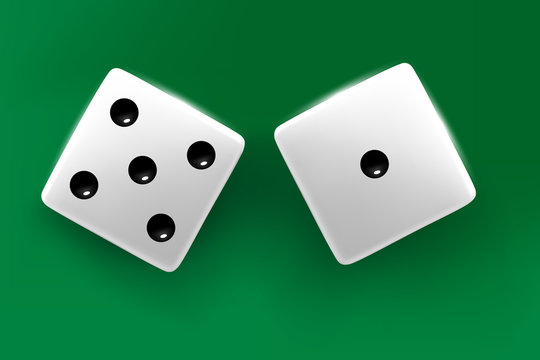
#> input picture 3.jpg, 540 x 360 px
$ jupyter execute dice3.ipynb
#> lines starting #> are read from the running program, lines starting #| are printed output that depends on the picture; after the words box and inside, x2 and y2 are one past the last pixel; in counts of white or black regions, pixels touching at a corner belong together
[cell 1]
import cv2
import matplotlib.pyplot as plt
import numpy as np

[cell 2]
original_img = cv2.imread("3.jpg")
#> original_img is the input picture: shape (360, 540, 3); mean B, G, R 89.9, 135.2, 52.7
gray_img = cv2.cvtColor(original_img, cv2.COLOR_BGR2GRAY)
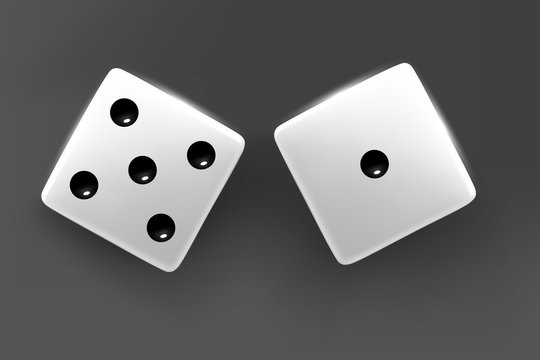
#> gray_img: shape (360, 540); min 0, max 255, mean 105.3
gray_img = cv2.medianBlur(gray_img, 15)

plt.imshow(gray_img, cmap="gray")

[cell 3]
thresh = cv2.adaptiveThreshold(gray_img, 255, cv2.ADAPTIVE_THRESH_MEAN_C, cv2.THRESH_BINARY, 401, 2)
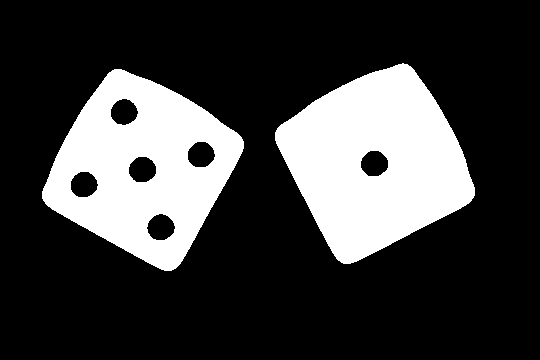
#> thresh: shape (360, 540); 24.4% white; 2 white regions
plt.imshow(thresh, cmap="gray")

[cell 4]
contours, _= cv2.findContours(thresh, cv2.RETR_EXTERNAL, cv2.CHAIN_APPROX_NONE)
#> contours = 2 contours; box (x1, y1, x2, y2) and area: (275, 63, 475, 264) 25157, (42, 69, 244, 271) 25002
dices = []

for c in contours:
    x, y, w, h = cv2.boundingRect(c)
    dices.append(gray_img[y:y+h, x:x+w])
#> this loop made 2 passes
#> (x, y, w, h) on passes 1 to 2: (42, 69, 202, 202), (275, 63, 200, 201)
#> after the loop, dices = 2 items

for dice in dices:
    plt.imshow(dice, cmap="gray")
    plt.show()
#> this loop made 2 passes
#> pass 1, `plt.show()`:
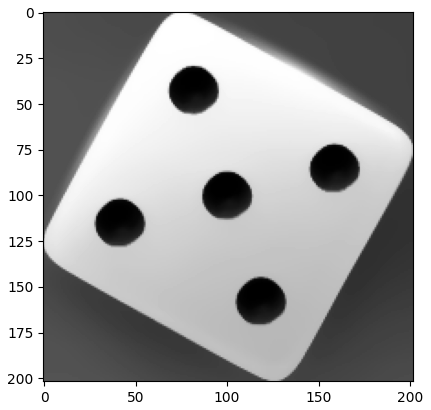
#> figure drawn by matplotlib, 1 panel
#> pass 2, `plt.show()`:
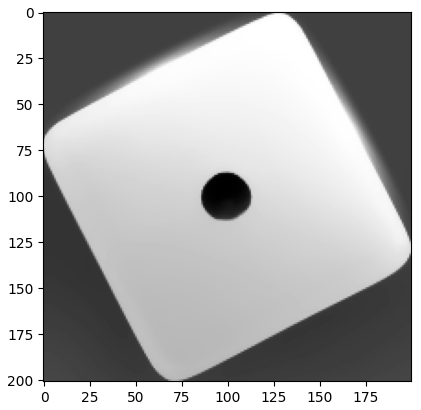
#> figure drawn by matplotlib, 1 panel

[cell 5]
counter = [0 for i in range(len(dices))]
#> counter = [0, 0]
for i, dice in enumerate(dices):
    median = np.median(dice)
    min_threshold = 0.66 * median
    max_threshold = 1.33 * median

    dice = cv2.Canny(dice, min_threshold, max_threshold)

    circles = cv2.HoughCircles(dice, cv2.HOUGH_GRADIENT, 1, 10, param1 = 100, param2=30, minRadius=0, maxRadius=0)
    circles = np.uint8(np.around(circles[0, :]))

    for c in circles:
        x, y, radius = c[0], c[1], c[2]
        cv2.circle(dice, (x, y), radius, (255, 255, 255), 4)
        cv2.circle(dice, (x, y), 2, (255, 255, 255), 2)
        counter[i] += 1

    i += 1
#> this loop made 2 passes
#> (median, min_threshold, max_threshold, i) on pass 1: (185, 122.1, 246.1, 1)
#> (median, min_threshold, max_threshold, circles, i) on pass 2: (192, 126.7, 255.4, [[98, 98, 13]], 2)
#> pass 1, `dice = cv2.Canny(dice, min_threshold, max_threshold)`:
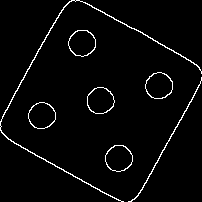
#> dice: shape (202, 202); 3.1% white in thin lines or dots
#> pass 2, `dice = cv2.Canny(dice, min_threshold, max_threshold)`:
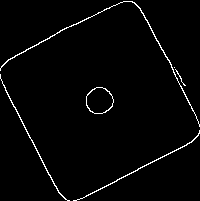
#> dice: shape (201, 200); 2.2% white in thin lines or dots
#> after the loop, counter = [5, 1]

for i in range(len(contours)):
    x, y, w, h = cv2.boundingRect(contours[i])
    cv2.rectangle(original_img, (x, y), (x+w, y+h), (0, 255, 0), 2)
    cv2.putText(original_img, f"Score: {counter[i]}", (x, y-10), fontFace=cv2.FONT_HERSHEY_TRIPLEX, fontScale=1.5, color=(0, 255, 0),thickness=2)
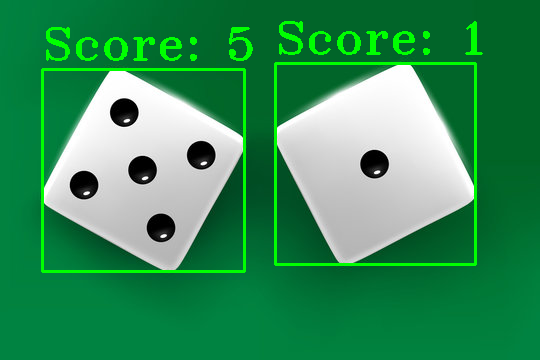
#> original_img: shape (360, 540, 3); 4.3% of pixels changed, all inside (x1, y1, x2, y2) = (41, 21, 483, 273)

plt.imshow(original_img)

$ run again, with 1.jpg copied over 3.jpg
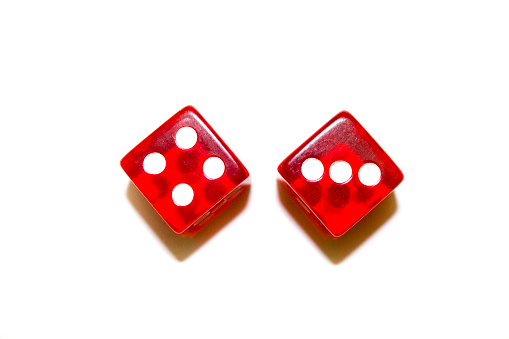
#> input picture 1.jpg, 509 x 339 px
#> original_img is the input picture: shape (339, 509, 3); mean B, G, R 225.7, 226.9, 247.3
#> `thresh = cv2.adaptiveThreshold(gray_img, 255, cv2.ADAPTIVE_THRESH_MEAN..`:
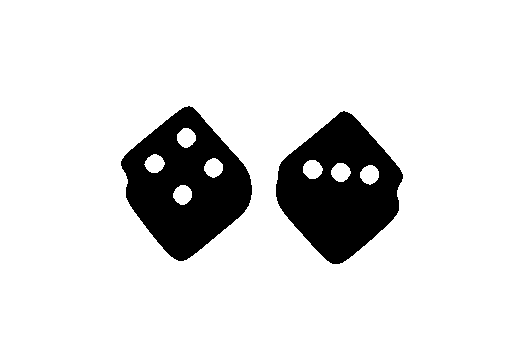
#> thresh: shape (339, 509); 86.4% white; 2 black regions
#> contours = 1 contour; box (x1, y1, x2, y2) and area: (0, 0, 509, 339) 171704
#> the loop `for c in contours:` made 1 pass
#> after the loop `for c in contours:`: dices = 1 item
#> the loop `for dice in dices:` made 1 pass
#> `counter = [0 for i in range(len(dices))]`: counter = [0]
#> the loop `for i, dice in enumerate(dices):` made 1 pass
#> (median, min_threshold, max_threshold, i) on pass 1: (255, 168.3, 339.2, 1)
#> after the loop `for i, dice in enumerate(dices):`: counter = [4]
#> the loop `for i in range(len(contours)):` made 1 pass
#> after the loop `for i in range(len(contours)):`:
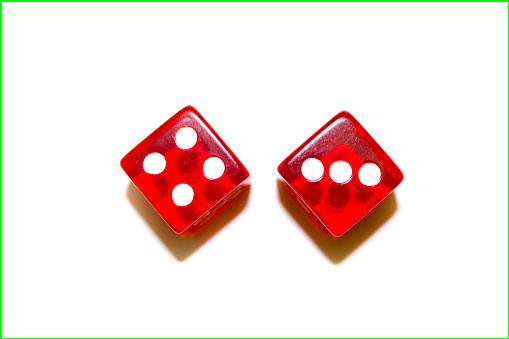
#> original_img: shape (339, 509, 3); 1.47% of pixels changed, all inside (x1, y1, x2, y2) = (0, 0, 509, 339)

$ run again, with 2.jpg copied over 3.jpg
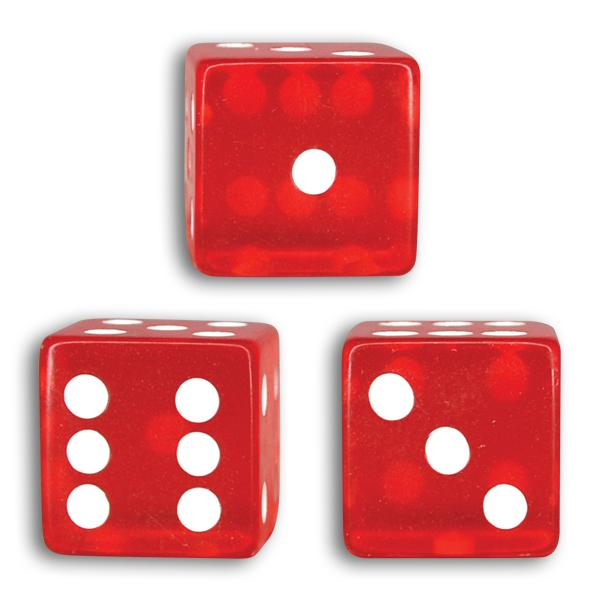
#> input picture 2.jpg, 600 x 600 px
#> original_img is the input picture: shape (600, 600, 3); mean B, G, R 167.5, 166.7, 230.6
#> `thresh = cv2.adaptiveThreshold(gray_img, 255, cv2.ADAPTIVE_THRESH_MEAN..`:
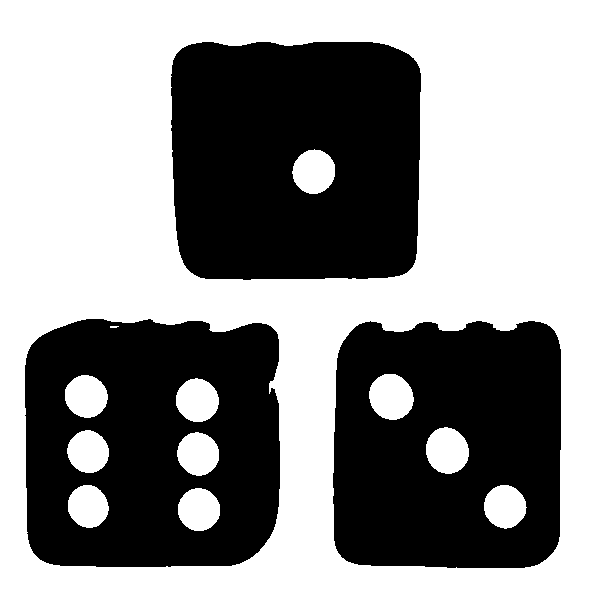
#> thresh: shape (600, 600); 56.8% white; 3 black regions
#> contours = 1 contour; box (x1, y1, x2, y2) and area: (0, 0, 600, 600) 358801
#> the loop `for c in contours:` made 1 pass
#> after the loop `for c in contours:`: dices = 1 item
#> the loop `for dice in dices:` made 1 pass
#> `counter = [0 for i in range(len(dices))]`: counter = [0]
#> the loop `for i, dice in enumerate(dices):` made 1 pass
#> (median, min_threshold, max_threshold, i) on pass 1: (243, 160.4, 323.2, 1)
#> after the loop `for i, dice in enumerate(dices):`: counter = [18]
#> the loop `for i in range(len(contours)):` made 1 pass
#> after the loop `for i in range(len(contours)):`:
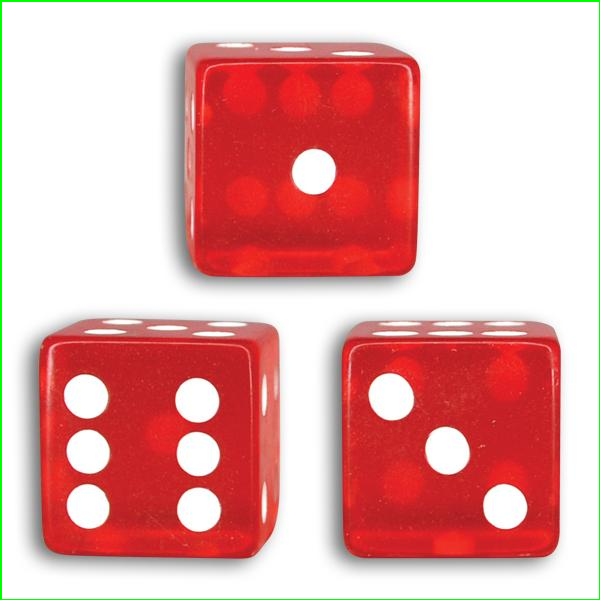
#> original_img: shape (600, 600, 3); 1% of pixels changed, all inside (x1, y1, x2, y2) = (0, 0, 600, 600)
